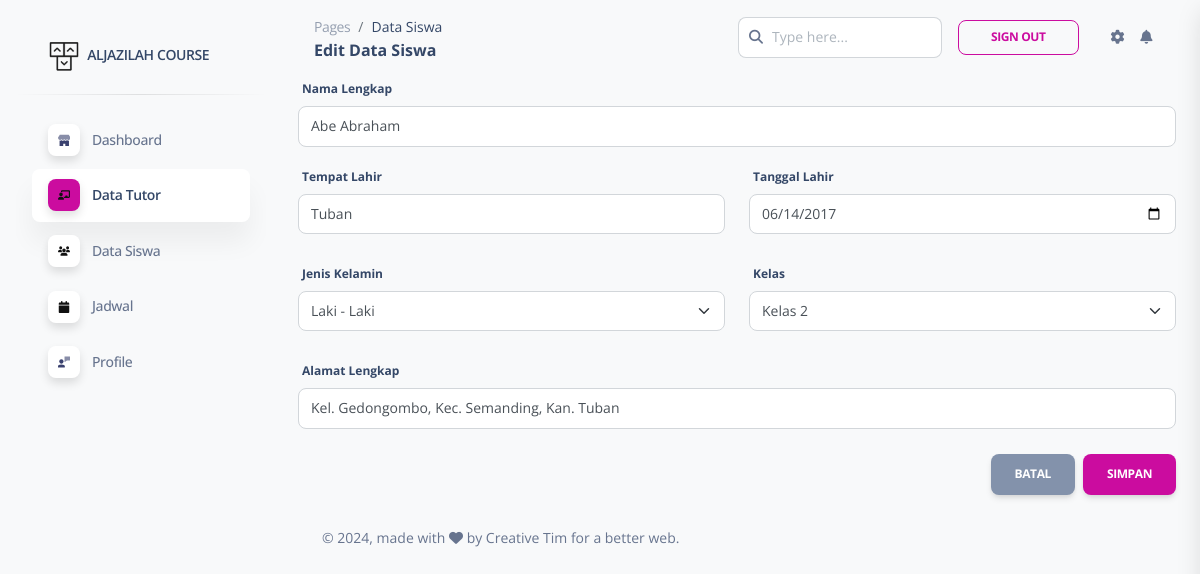
/app/pages/edit_siswa.php?id=1, run on the app's committed database.
### tables this page shows
CREATE TABLE `tb_siswa` (
  `id` int(5) NOT NULL,
  `nama` varchar(50) NOT NULL,
  `tempat` varchar(50) NOT NULL,
  `tgl` date NOT NULL,
  `jnskel` enum('Laki - Laki','Perempuan','','') NOT NULL,
  `kelas` enum('Kelas 1','Kelas 2','Kelas 3','Kelas 4','Kelas 5','Kelas 6') NOT NULL,
  `alamat` varchar(50) NOT NULL
);

### app/pages/edit_siswa.php (the view, shortened to what this page needs)
<!DOCTYPE html>
<html lang="en">
<?php
include('header.php');
?>
<?php
include('../../conf/config.php');
?>
<?php
$id = $_GET['id'];
$query = mysqli_query($koneksi, "SELECT * FROM tb_siswa WHERE id='$id'");
$view = mysqli_fetch_array($query);
?>
<body class="g-sidenav-show  bg-gray-100">
  <aside class="sidenav navbar navbar-vertical navbar-expand-xs border-0 border-radius-xl my-3 fixed-start ms-3 " id="sidenav-main">
    <div class="sidenav-header">
      <a class="navbar-brand m-0" href=" https://demos.creative-tim.com/soft-ui-dashboard/pages/dashboard.html " target="_blank">
        <img src="../assets/img/logo-ct-dark.png" class="navbar-brand-img h-100" alt="main_logo">
        <span class="ms-1 font-weight-bold">ALJAZILAH COURSE</span>
      </a>
    </div>
    <hr class="horizontal dark mt-0">
    <div class="collapse navbar-collapse  w-auto " id="sidenav-collapse-main">
      <ul class="navbar-nav">
        <li class="nav-item">
          <a class="nav-link  " href="../pages/dashboard.php">
            <div class="icon icon-shape icon-sm shadow border-radius-md bg-white text-center me-2 d-flex align-items-center justify-content-center">
            </div>
            <span class="nav-link-text ms-1">Dashboard</span>
          </a>
        </li>
        <li class="nav-item">
          <a class="nav-link  active" href="../pages/data_tutor.php">
            <div class="icon icon-shape icon-sm shadow border-radius-md bg-white text-center me-2 d-flex align-items-center justify-content-center">
            </div>
            <span class="nav-link-text ms-1">Data Tutor</span>
          </a>
        </li>
        <li class="nav-item">
          <a class="nav-link  " href="../pages/data_siswa.php">
            <div class="icon icon-shape icon-sm shadow border-radius-md bg-white text-center me-2 d-flex align-items-center justify-content-center">
            </div>
            <span class="nav-link-text ms-1">Data Siswa</span>
          </a>
        </li>
        <li class="nav-item">
          <a class="nav-link  " href="../pages/jadwal.php">
            <div class="icon icon-shape icon-sm shadow border-radius-md bg-white text-center me-2 d-flex align-items-center justify-content-center">
            </div>
            <span class="nav-link-text ms-1">Jadwal</span>
          </a>
        </li>
        <li class="nav-item">
          <a class="nav-link  " href="../pages/profile.php">
            <div class="icon icon-shape icon-sm shadow border-radius-md bg-white text-center me-2 d-flex align-items-center justify-content-center">
            </div>
            <span class="nav-link-text ms-1">Profile</span>
          </a>
        </li>
  </aside>
  <main class="main-content position-relative max-height-vh-100 h-100 border-radius-lg ">
    <nav class="navbar navbar-main navbar-expand-lg px-0 mx-4 shadow-none border-radius-xl" id="navbarBlur" navbar-scroll="true">
      <div class="container-fluid py-1 px-3">
        <nav aria-label="breadcrumb">
          <ol class="breadcrumb bg-transparent mb-0 pb-0 pt-1 px-0 me-sm-6 me-5">
            <li class="breadcrumb-item text-sm"><a class="opacity-5 text-dark" href="javascript:;">Pages</a></li>
            <li class="breadcrumb-item text-sm text-dark active" aria-current="page">Data Siswa</li>
          </ol>
          <h6 class="font-weight-bolder mb-0">Edit Data Siswa</h6>
        </nav>
        <div class="collapse navbar-collapse mt-sm-0 mt-2 me-md-0 me-sm-4" id="navbar">
          <div class="ms-md-auto pe-md-3 d-flex align-items-center">
            <div class="input-group">
              <span class="input-group-text text-body"><i class="fas fa-search" aria-hidden="true"></i></span>
              <input type="text" class="form-control" placeholder="Type here...">
            </div>
          </div>
          <ul class="navbar-nav  justify-content-end">
            <li class="nav-item d-flex align-items-center">
              <a class="btn btn-outline-primary btn-sm mb-0 me-3" target="_blank" href="../../conf/logout.php">Sign Out</a>
            </li>
            <li class="nav-item px-3 d-flex align-items-center">
              <a href="javascript:;" class="nav-link text-body p-0">
                <i class="fa fa-cog fixed-plugin-button-nav cursor-pointer"></i>
              </a>
            </li>
            <li class="nav-item dropdown pe-2 d-flex align-items-center">
              <a href="javascript:;" class="nav-link text-body p-0" id="dropdownMenuButton" data-bs-toggle="dropdown" aria-expanded="false">
                <i class="fa fa-bell cursor-pointer"></i>
              </a>
            </li>
          </ul>
        </div>
      </div>
    </nav>
    <div class="container-fluid">
      <form action="../crud/update_siswa.php" method="get">
        <div class="mb-3">
          <label class="form-label">Nama Lengkap</label>
          <input type="text" class="form-control" name="nama" value="<?php echo $view['nama']; ?>">
        </div>
        <div class="row">
          <div class="col">
            <label class="form-label">Tempat Lahir</label>
            <input type="text" class="form-control" name="tempat" value="<?php echo $view['tempat']; ?>">
          </div>
          <div class="col">
            <label class="form-label">Tanggal Lahir</label>
            <input type="date" class="form-control" name="tgl" value="<?php echo $view['tgl']; ?>">
          </div>
        </div>
        <br>
        <div class="row">
          <div class="col">
            <label class="form-label">Jenis Kelamin</label>
            <select class="form-select" name="jnskel">
              <option value="<?php echo $view['jnskel']; ?>" selected><?php echo $view['jnskel']; ?></option>
            </select>
          </div>
          <div class="col">
            <label class="form-label">Kelas</label>
            <select class="form-select" name="kelas">
              <option value="<?php echo $view['kelas']; ?>" selected><?php echo $view['kelas']; ?></option>
            </select>
          </div>
        </div>
        <br>
        <div>
          <label class="form-label">Alamat Lengkap</label>
          <input type="text" class="form-control" name="alamat" value="<?php echo $view['alamat']; ?>">
        </div>
        <br>
        <div class="d-grid gap-2 d-md-flex justify-content-md-end">
          <a class="btn btn-secondary" href="data_siswa.php" role="button">Batal</a>
          <button type="submit" class="btn btn-primary">Simpan</button>
        </div>
      </form>
      <footer class="footer pt-3  ">
        <div class="container-fluid">
          <div class="row align-items-center justify-content-lg-between">
            <div class="col-lg-6 mb-lg-0 mb-4">
              <div class="copyright text-center text-sm text-muted text-lg-start">
                © ,
                made with <i class="fa fa-heart"></i> by Creative Tim for a better web.
              </div>
            </div>
          </div>
        </div>
      </footer>
    </div>
  </main>
</body>
</html>

### app/assets/css/nucleo-svg.css (style rules this page uses)
.icon { display: inline-block; color: #111111; height: 1em; width: 1em; }
.icon-sm { height: 0.8em; width: 0.8em; }
.icon { fill: currentColor; stroke: none; }

### data on the page
tb_siswa: nama "Abe Abraham", tempat "Tuban", tgl "06/14/2017", jnskel "Laki - Laki", kelas "Kelas 2", alamat "Kel. Gedongombo, Kec. Semanding, Kan. Tuban"
